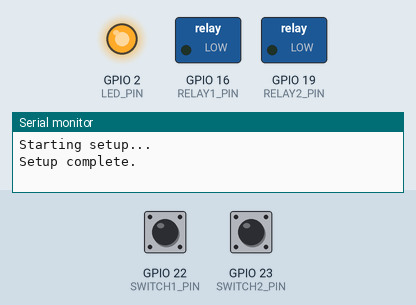
Bench run of a sketch on a simulated ESP32. On the bench: switched loads named in the sketch (green lamp = pin HIGH), output pins drawn as LEDs (lit = HIGH), the last lines printed to the serial monitor. Dashed ring = blinking. The test bench sets the inputs (shaded band); at power-on: GPIO 22 (SWITCH1_PIN) HIGH, GPIO 23 (SWITCH2_PIN) HIGH. WiFi joins after 1.5 s; servers stay silent unless stated; no MQTT or app messages arrive unless stated.

Above: at 2.2 s.
2.3 s: GPIO 22 (SWITCH1_PIN) pulled LOW for 0.15 s
At 3.4 s:
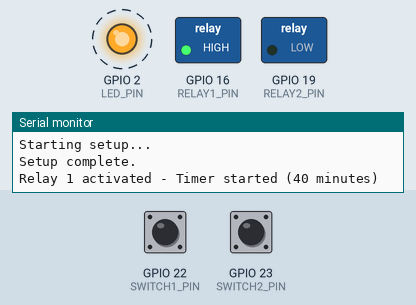
5.4 s: GPIO 23 (SWITCH2_PIN) pulled LOW for 0.15 s
At 6.25 s:
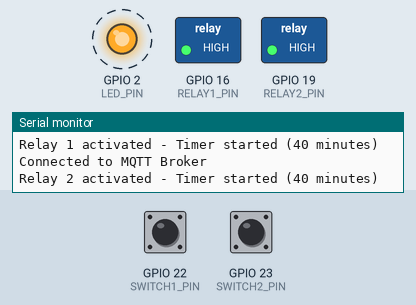
8.5 s: GPIO 22 (SWITCH1_PIN) pulled LOW for 3.2 s
At 12.0 s:
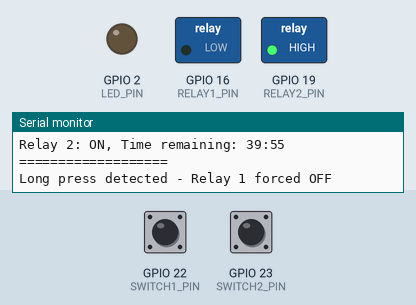
17.7 s: GPIO 22 (SWITCH1_PIN) pulled LOW for 1 s
At 19.0 s:
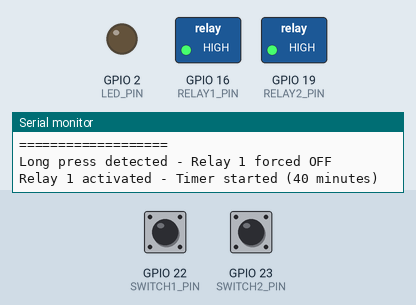
Timing chart, 0 to 20.7 s (numbered marks = the images above; inputs shaded):
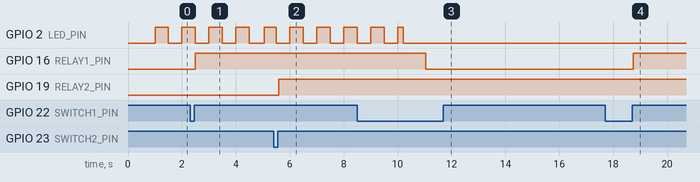

Measured:
- after the input at 2.3 s, GPIO 16 (RELAY1_PIN): LOW → HIGH after 0.20 s
- after the input at 5.4 s, GPIO 19 (RELAY2_PIN): LOW → HIGH after 0.20 s
- after the input at 8.5 s, GPIO 16 (RELAY1_PIN): HIGH → LOW after 2.6 s
- after the input at 17.7 s, GPIO 16 (RELAY1_PIN): LOW → HIGH after 1.1 s

The sketch:

esp32_timer_relay.ino
```cpp
/*
 * ESP32_TimerRelay_Controller
 * Version: 1.2.1 (Single LED for all status)
 */

/*
ควบคุม relay ผ่าน MQTT ได้ 3 คำสั่ง:

ON: เปิด relay
OFF: ปิด relay
RESET: รีเซ็ตเวลานับถอยหลัง


แสดงสถานะผ่าน LED ตัวเดียว โดยเรียงลำดับความสำคัญ:

กะพริบเร็วมาก (100ms): 30 วินาทีสุดท้าย
กะพริบเร็ว (500ms): 3 นาทีสุดท้าย
กะพริบปกติ/ช้า: สถานะ WiFi


ยังคงฟังก์ชันเดิมทั้งหมด:

กดปุ่มสั้น: เปิด/รีเซ็ตเวลา
กดปุ่มค้าง: ปิดบังคับ
ปิดอัตโนมัติเมื่อครบเวลา


ส่งสถานะทั้งหมดผ่าน MQTT ทุก 10 วินาที หรือเมื่อมีการเปลี่ยนแปลง เช่น:

สถานะ WiFi และความแรงสัญญาณ
สถานะ relay แต่ละตัว
เวลาที่เหลือ (ถ้า relay กำลังทำงาน)

*/

#include <WiFi.h>
#include <HTTPClient.h>
#include <PubSubClient.h>
#include <ArduinoJson.h>

// WiFi credentials
const char* ssid = "101-IOT";
const char* password = "10101010";

// MQTT Configuration
const char* mqtt_server = "broker.hivemq.com";
const int mqtt_port = 1883;
const char* mqtt_user = "";         // Public broker ไม่ต้องใส่ username
const char* mqtt_password = "";     // Public broker ไม่ต้องใส่ password
const char* device_id = "esp32_timer_relay_01";

// MQTT Topics
const char* topic_relay1_control = "singfirewire/relay/relay1/control"; // **เพิ่ม prefix "singfirewire/relay"**
const char* topic_relay2_control = "singfirewire/relay/relay2/control"; // **เพิ่ม prefix "singfirewire/relay"**
const char* topic_status = "singfirewire/relay/status";
const char* topic_command = "singfirewire/relay/command";

// ส่วนที่เหลือคงเดิมทั้งหมด

// Pin definitions
const int LED_PIN = 2;         // LED สำหรับแสดงสถานะทั้งหมด
const int SWITCH1_PIN = 22;    // สวิตช์ตัวที่ 1
const int SWITCH2_PIN = 23;    // สวิตช์ตัวที่ 2
const int RELAY1_PIN = 16;     // รีเลย์ตัวที่ 1
const int RELAY2_PIN = 19;     // รีเลย์ตัวที่ 2

// Timing configurations
const long EMERGENCY_BLINK = 100;   // กะพริบเร็วมาก (100ms) สำหรับ 30 วินาทีสุดท้าย
const long WARNING_BLINK = 500;     // กะพริบเร็ว (500ms) สำหรับ 3 นาทีสุดท้าย
const long WIFI_FAST_BLINK = 1000;  // กะพริบ 1 วินาที สำหรับไม่มี WiFi
const long WIFI_SLOW_BLINK = 3000;  // กะพริบช้า 3 วินาที สำหรับมี WiFi + Internet

const long CHECK_INTERVAL = 10000;        // ตรวจสอบสถานะทุก 10 วินาที
const long COUNTDOWN_TIME = 40 * 60 * 1000; // 40 นาที
const long WARNING_TIME = 3 * 60 * 1000;    // 3 นาทีสุดท้าย
const long URGENT_TIME = 30 * 1000;         // 30 วินาทีสุดท้าย
const long DEBOUNCE_DELAY = 50;             // ดีเลย์ป้องกันการกระเด้ง
const long LONG_PRESS_TIME = 2500;          // เวลากดค้าง 2.5 วินาที

// Global variables
WiFiClient espClient;
PubSubClient mqtt(espClient);
unsigned long lastMqttReconnectAttempt = 0;
const long MQTT_RECONNECT_INTERVAL = 5000;

// Operating variables
unsigned long previousMillis = 0;
bool ledState = LOW;
int connectionStatus = 0;
unsigned long relay1StartTime = 0;
unsigned long relay2StartTime = 0;
bool relay1Active = false;
bool relay2Active = false;
bool switch1LastState = HIGH;
bool switch2LastState = HIGH;
unsigned long lastDebounceTime1 = 0;
unsigned long lastDebounceTime2 = 0;
unsigned long switch1PressStart = 0;
unsigned long switch2PressStart = 0;
bool switch1LongPress = false;
bool switch2LongPress = false;

// Function to check internet connectivity
bool checkInternet() {
    HTTPClient http;
    http.begin("http://www.google.com");
    int httpCode = http.GET();
    http.end();
    return httpCode > 0;
}

// MQTT Callback function
void mqttCallback(char* topic, byte* payload, unsigned int length) {
    String message;
    for (int i = 0; i < length; i++) {
        message += (char)payload[i];
    }

    Serial.print("Message arrived [");
    Serial.print(topic);
    Serial.print("] ");
    Serial.println(message);

    // Parse JSON command
    StaticJsonDocument<200> doc;
    DeserializationError error = deserializeJson(doc, message);
    if (error) {
        Serial.println("Failed to parse JSON");
        return;
    }

    // Process commands
    if (String(topic) == topic_command) {
        String command = doc["command"];
        if (command == "status") {
            publishStatus();
        }
    }
    else if (String(topic) == topic_relay1_control) {
        String action = doc["action"];
        if (action == "ON") {
            activateRelay(1, true);
        } else if (action == "OFF") {
            activateRelay(1, false);
        } else if (action == "RESET") {
            resetTimer(1);
        }
    }
    else if (String(topic) == topic_relay2_control) {
        String action = doc["action"];
        if (action == "ON") {
            activateRelay(2, true);
        } else if (action == "OFF") {
            activateRelay(2, false);
        } else if (action == "RESET") {
            resetTimer(2);
        }
    }
}

void updateLED(unsigned long currentMillis) {
    // ตรวจสอบสถานะการเตือนของ relay ทั้งสองตัว
    bool isEmergencyWarning = false;
    bool isWarning = false;

    if (relay1Active) {
        unsigned long remaining1 = COUNTDOWN_TIME - (currentMillis - relay1StartTime);
        if (remaining1 <= URGENT_TIME) {
            isEmergencyWarning = true;
        } else if (remaining1 <= WARNING_TIME) {
            isWarning = true;
        }
    }

    if (relay2Active && !isEmergencyWarning) {
        unsigned long remaining2 = COUNTDOWN_TIME - (currentMillis - relay2StartTime);
        if (remaining2 <= URGENT_TIME) {
            isEmergencyWarning = true;
        } else if (remaining2 <= WARNING_TIME) {
            isWarning = true;
        }
    }

    // จัดลำดับความสำคัญของการแสดงผล LED
    if (isEmergencyWarning) {
        // กะพริบเร็วมากในช่วง 30 วินาทีสุดท้าย
        digitalWrite(LED_PIN, (currentMillis % EMERGENCY_BLINK < EMERGENCY_BLINK/2) ? HIGH : LOW);
    }
    else if (isWarning) {
        // กะพริบเร็วในช่วง 3 นาทีสุดท้าย
        digitalWrite(LED_PIN, (currentMillis % WARNING_BLINK < WARNING_BLINK/2) ? HIGH : LOW);
    }
    else {
        // แสดงสถานะ WiFi ตามปกติ
        switch (connectionStatus) {
            case 0:  // No WiFi - Fast blink
                digitalWrite(LED_PIN, (currentMillis % WIFI_FAST_BLINK < WIFI_FAST_BLINK/2) ? HIGH : LOW);
                break;

            case 1:  // WiFi connected - LED off
                digitalWrite(LED_PIN, LOW);
                break;

            case 2:  // WiFi + Internet - Slow blink
                digitalWrite(LED_PIN, (currentMillis % WIFI_SLOW_BLINK < WIFI_SLOW_BLINK/2) ? HIGH : LOW);
                break;

            case 3:  // WiFi but no Internet - LED on
                digitalWrite(LED_PIN, HIGH);
                break;
        }
    }
}

void activateRelay(int relay, bool state) {
    if (relay == 1) {
        if (state && !relay1Active) {
            relay1Active = true;
            relay1StartTime = millis();
            digitalWrite(RELAY1_PIN, HIGH);
            Serial.println("Relay 1 activated via MQTT");
        } else if (!state) {
            relay1Active = false;
            digitalWrite(RELAY1_PIN, LOW);
            Serial.println("Relay 1 deactivated via MQTT");
        }
    } else if (relay == 2) {
        if (state && !relay2Active) {
            relay2Active = true;
            relay2StartTime = millis();
            digitalWrite(RELAY2_PIN, HIGH);
            Serial.println("Relay 2 activated via MQTT");
        } else if (!state) {
            relay2Active = false;
            digitalWrite(RELAY2_PIN, LOW);
            Serial.println("Relay 2 deactivated via MQTT");
        }
    }
    publishStatus();
}

void resetTimer(int relay) {
    if (relay == 1 && relay1Active) {
        relay1StartTime = millis();
        Serial.println("Relay 1 timer reset via MQTT");
    } else if (relay == 2 && relay2Active) {
        relay2StartTime = millis();
        Serial.println("Relay 2 timer reset via MQTT");
    }
    publishStatus();
}

void handleRelay1(bool switchPressed) {
    if (switchPressed) {
        if (!relay1Active) {  // ถ้ารีเลย์ปิดอยู่
            relay1Active = true;
            relay1StartTime = millis();
            digitalWrite(RELAY1_PIN, HIGH);
            Serial.println("Relay 1 activated - Timer started (40 minutes)");
        } else if (relay1Active && ((millis() - relay1StartTime) >= (COUNTDOWN_TIME - WARNING_TIME))) {
            // รีเซ็ตเวลาถ้าอยู่ในช่วง 3 นาทีสุดท้าย
            relay1StartTime = millis();
            Serial.println("Relay 1 timer reset - New 40 minutes countdown started");
        }
        publishStatus();
    }
}

void handleRelay2(bool switchPressed) {
    if (switchPressed) {
        if (!relay2Active) {  // ถ้ารีเลย์ปิดอยู่
            relay2Active = true;
            relay2StartTime = millis();
            digitalWrite(RELAY2_PIN, HIGH);
            Serial.println("Relay 2 activated - Timer started (40 minutes)");
        } else if (relay2Active && ((millis() - relay2StartTime) >= (COUNTDOWN_TIME - WARNING_TIME))) {
            // รีเซ็ตเวลาถ้าอยู่ในช่วง 3 นาทีสุดท้าย
            relay2StartTime = millis();
            Serial.println("Relay 2 timer reset - New 40 minutes countdown started");
        }
        publishStatus();
    }
}

void publishStatus() {
    StaticJsonDocument<400> doc;

    doc["device_id"] = device_id;
    doc["wifi_connected"] = (WiFi.status() == WL_CONNECTED);
    doc["wifi_rssi"] = WiFi.RSSI();

    JsonObject relay1 = doc.createNestedObject("relay1");
    relay1["active"] = relay1Active;
    if (relay1Active) {
        unsigned long remaining = (relay1StartTime + COUNTDOWN_TIME - millis()) / 1000;
        relay1["remaining"] = remaining; // **แก้ไข field name เป็น "remaining"**
    }

    JsonObject relay2 = doc.createNestedObject("relay2");
    relay2["active"] = relay2Active;
    if (relay2Active) {
        unsigned long remaining = (relay2StartTime + COUNTDOWN_TIME - millis()) / 1000;
        relay2["remaining"] = remaining; // **แก้ไข field name เป็น "remaining"**
    }

    char buffer[400];
    serializeJson(doc, buffer);
    mqtt.publish(topic_status, buffer, true);  // Retain message
}

bool reconnectMQTT() {
    if (mqtt.connect(device_id, mqtt_user, mqtt_password)) {
        Serial.println("Connected to MQTT Broker");

        // Subscribe to topics
        mqtt.subscribe(topic_relay1_control);
        mqtt.subscribe(topic_relay2_control);
        mqtt.subscribe(topic_command);

        // Publish initial status
        publishStatus();
        return true;
    }
    return false;
}

void setup() {
    Serial.begin(115200);
    delay(1000);
    Serial.println("Starting setup...");

    // Initialize pins
    pinMode(LED_PIN, OUTPUT);
    pinMode(RELAY1_PIN, OUTPUT);
    pinMode(RELAY2_PIN, OUTPUT);
    pinMode(SWITCH1_PIN, INPUT_PULLUP);
    pinMode(SWITCH2_PIN, INPUT_PULLUP);

    // Set initial states
    digitalWrite(RELAY1_PIN, LOW);
    digitalWrite(RELAY2_PIN, LOW);
    digitalWrite(LED_PIN, LOW);

    // Setup MQTT
    mqtt.setServer(mqtt_server, mqtt_port);
    mqtt.setCallback(mqttCallback);

    WiFi.begin(ssid, password);
    Serial.println("Setup complete.");
}

void loop() {
    unsigned long currentMillis = millis();

    // MQTT Connection management
    if (!mqtt.connected()) {
        if (currentMillis - lastMqttReconnectAttempt >= MQTT_RECONNECT_INTERVAL) {
            lastMqttReconnectAttempt = currentMillis;
            if (reconnectMQTT()) {
                lastMqttReconnectAttempt = 0;
            }
        }
    } else {
        mqtt.loop();
    }

    // อ่านค่าสวิตช์
    bool switch1Reading = digitalRead(SWITCH1_PIN);
    bool switch2Reading = digitalRead(SWITCH2_PIN);

    // จัดการสวิตช์ 1
    if (switch1Reading != switch1LastState) {
        lastDebounceTime1 = currentMillis;
    }

    if ((currentMillis - lastDebounceTime1) > DEBOUNCE_DELAY) {
        // เมื่อมีการกดสวิตช์ (เปลี่ยนจาก HIGH เป็น LOW)
        if (switch1Reading == LOW && !switch1LongPress) {
            // ถ้าเป็นการกดครั้งแรก
            if (switch1PressStart == 0) {
   //             switch1P
                switch1PressStart = currentMillis;
            }

            // ตรวจสอบการกดค้าง
            if ((currentMillis - switch1PressStart) >= LONG_PRESS_TIME) {
                if (relay1Active) {
                    relay1Active = false;
                    digitalWrite(RELAY1_PIN, LOW);
                    switch1LongPress = true;
                    Serial.println("Long press detected - Relay 1 forced OFF");
                    publishStatus();
                }
            }
        }
        // เมื่อปล่อยสวิตช์
        else if (switch1Reading == HIGH) {
            // ถ้าไม่ใช่การกดค้าง และมีการกดมาก่อน
            if (!switch1LongPress && switch1PressStart > 0) {
                handleRelay1(true);
            }
            // รีเซ็ตตัวแปร
            switch1PressStart = 0;
            switch1LongPress = false;
        }
    }
    switch1LastState = switch1Reading;

    // จัดการสวิตช์ 2
    if (switch2Reading != switch2LastState) {
        lastDebounceTime2 = currentMillis;
    }

    if ((currentMillis - lastDebounceTime2) > DEBOUNCE_DELAY) {
        // เมื่อมีการกดสวิตช์ (เปลี่ยนจาก HIGH เป็น LOW)
        if (switch2Reading == LOW && !switch2LongPress) {
            // ถ้าเป็นการกดครั้งแรก
            if (switch2PressStart == 0) {
                switch2PressStart = currentMillis;
            }

            // ตรวจสอบการกดค้าง
            if ((currentMillis - switch2PressStart) >= LONG_PRESS_TIME) {
                if (relay2Active) {
                    relay2Active = false;
                    digitalWrite(RELAY2_PIN, LOW);
                    switch2LongPress = true;
                    Serial.println("Long press detected - Relay 2 forced OFF");
                    publishStatus();
                }
            }
        }
        // เมื่อปล่อยสวิตช์
        else if (switch2Reading == HIGH) {
            // ถ้าไม่ใช่การกดค้าง และมีการกดมาก่อน
            if (!switch2LongPress && switch2PressStart > 0) {
                handleRelay2(true);
            }
            // รีเซ็ตตัวแปร
            switch2PressStart = 0;
            switch2LongPress = false;
        }
    }
    switch2LastState = switch2Reading;

    // ตรวจสอบและอัพเดทสถานะ relay 1
    if (relay1Active) {
        unsigned long relay1Elapsed = currentMillis - relay1StartTime;
        if (relay1Elapsed >= COUNTDOWN_TIME) {
            relay1Active = false;
            digitalWrite(RELAY1_PIN, LOW);
            Serial.println("Relay 1 timer completed - turned OFF");
            publishStatus();
        }
    }

    // ตรวจสอบและอัพเดทสถานะ relay 2
    if (relay2Active) {
        unsigned long relay2Elapsed = currentMillis - relay2StartTime;
        if (relay2Elapsed >= COUNTDOWN_TIME) {
            relay2Active = false;
            digitalWrite(RELAY2_PIN, LOW);
            Serial.println("Relay 2 timer completed - turned OFF");
            publishStatus();
        }
    }

    // อัพเดทสถานะ LED
    updateLED(currentMillis);

    // Status update every CHECK_INTERVAL
    if (currentMillis - previousMillis >= CHECK_INTERVAL) {
        previousMillis = currentMillis;

        // Check WiFi and Internet status
        if (WiFi.status() != WL_CONNECTED) {
            connectionStatus = 0;  // No WiFi
        } else {
            if (checkInternet()) {
                connectionStatus = 2;  // WiFi + Internet
            } else {
                connectionStatus = 1;  // WiFi but no Internet
            }
        }

        // Print status report
        Serial.println("\n=== Status Report ===");
        Serial.print("Time: ");
        Serial.print(currentMillis / 1000);
        Serial.println(" seconds");

        if (WiFi.status() == WL_CONNECTED) {
            Serial.println("WiFi: Connected");
            Serial.print("IP Address: ");
            Serial.println(WiFi.localIP());
            Serial.print("Signal Strength (RSSI): ");
            Serial.print(WiFi.RSSI());
            Serial.println(" dBm");

            if (connectionStatus == 2) {
                Serial.println("Internet: Connected");
            } else {
                Serial.println("Internet: Not Connected");
            }
        } else {
            Serial.println("WiFi: Not Connected");
        }

        // Print relay status
        if (relay1Active) {
            unsigned long remaining = (relay1StartTime + COUNTDOWN_TIME - currentMillis) / 1000;
            Serial.print("Relay 1: ON, Time remaining: ");
            Serial.print(remaining / 60);
            Serial.print(":");
            Serial.println(remaining % 60);
        } else {
            Serial.println("Relay 1: OFF");
        }

        if (relay2Active) {
            unsigned long remaining = (relay2StartTime + COUNTDOWN_TIME - currentMillis) / 1000;
            Serial.print("Relay 2: ON, Time remaining: ");
            Serial.print(remaining / 60);
            Serial.print(":");
            Serial.println(remaining % 60);
        } else {
            Serial.println("Relay 2: OFF");
        }
        Serial.println("===================");

        // Publish status update
        publishStatus();
    }
}
```
